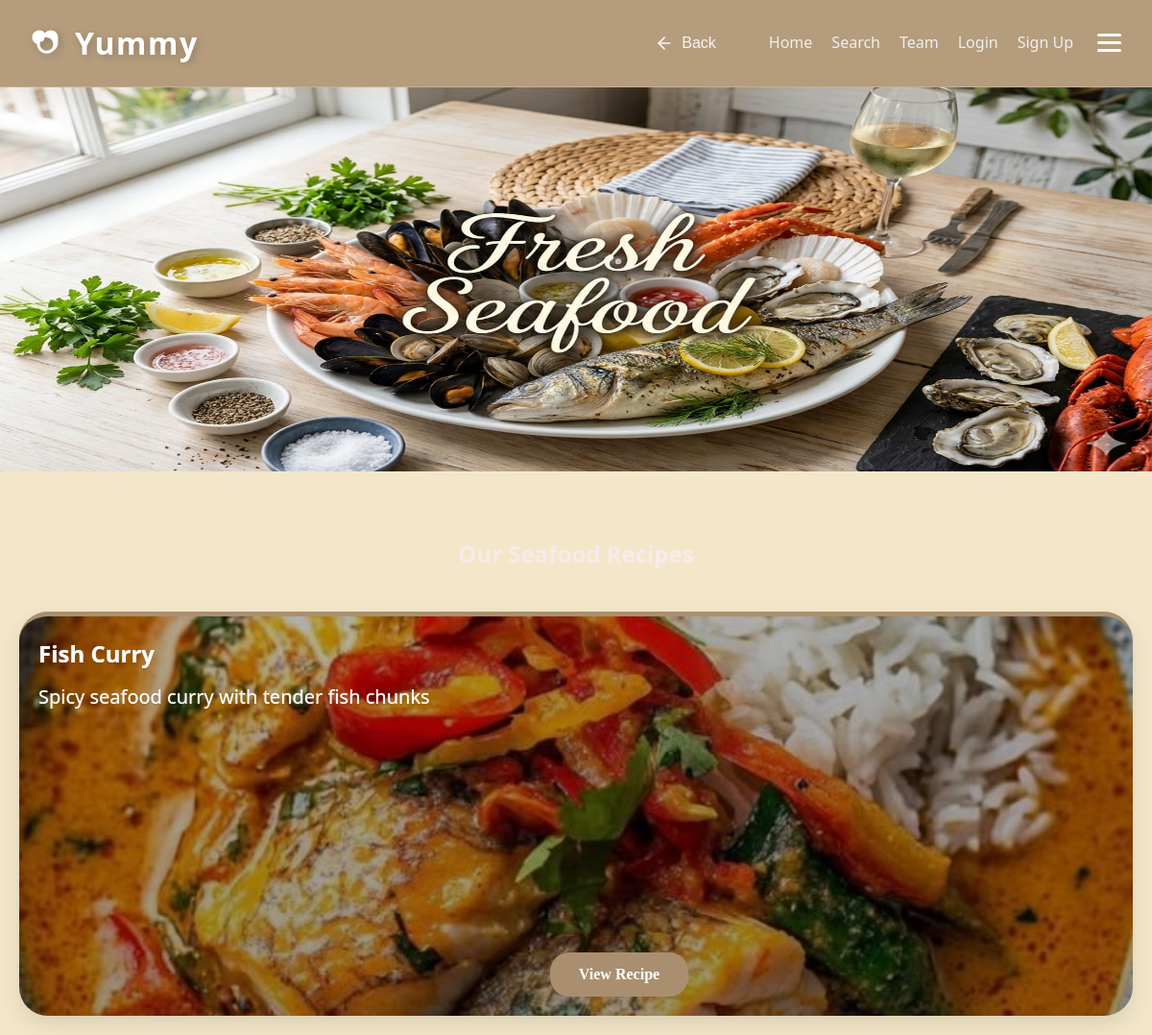
Screenshot of /seafood/ with the database file from the repository.
### recipes/models.py (models this page shows, shortened)
class Recipe(models.Model):
    DIET_CHOICES = [
        ('all', 'General / Non-Specific'),
        ('keto', 'Keto Friendly'),
        ('vegan', 'Vegan / Vegetarian'),
        ('protein', 'High Protein'),
        ('gluten-free', 'Gluten-Free'),
    ]
    title = models.CharField(max_length=200, verbose_name="Recipe Title")
    slug = models.SlugField(unique=True, blank=True, null=True)
    description = models.TextField(help_text="Briefly describe the dish")
    ingredients = models.TextField(help_text="Separate ingredients with a comma or new line")
    instructions = models.TextField()
    image = models.ImageField(upload_to='recipes/%Y/%m/%d/', default='default_recipe.jpg')
    category = models.ForeignKey(Category, on_delete=models.SET_NULL, null=True, related_name='recipes')
    author = models.ForeignKey(User, on_delete=models.CASCADE, related_name='my_recipes')
    diet_type = models.CharField(max_length=20, choices=DIET_CHOICES, default='all',null=True,blank=True)
    prep_time = models.PositiveIntegerField(default=30, help_text="Preparation time in minutes",null=True,blank=True)
    calories = models.PositiveIntegerField(default=500, help_text="Calories per serving",null=True,blank=True)
    created_at = models.DateTimeField(auto_now_add=True)
    updated_at = models.DateTimeField(auto_now=True)
    class Meta:
        ordering = ['-created_at']
        verbose_name = "Recipe"
        verbose_name_plural = "Recipes"

### recipes/views.py (the view, shortened to what this page needs)
# urls.py: path("seafood/", views.category_detail, {'category_name': 'Seafood'}, name="seafood"),
def category_detail(request, category_name):
    category_slug = category_name.lower().replace("-", " ").strip()
    favorite_recipe_ids = []
    if request.user.is_authenticated:
        favorite_recipe_ids = Favorite.objects.filter(user=request.user).values_list('recipe_id', flat=True)
    category_obj = get_object_or_404(Category, name__iexact=category_slug)
    recipes = Recipe.objects.filter(category=category_obj)
    category_slug = category_slug.lower()
    clean_name = category_slug.replace(" ", "_").replace("-", "_")
    simple_name = category_slug.replace(" ", "").replace("-", "")
    hub_templates = {
        'bakery': 'recipes/bakery/bakery.html',
        'main dish': 'recipes/main_dish/maindish.html',
        'healthy': 'recipes/healthy/Healthy Food.html',
        'drinks': 'recipes/drinks/drinks.html',
        'dessert': 'recipes/desserts/dessert.html',
        'appetizers': 'recipes/appetizers/appetizers.html',
    }
    template_name = hub_templates.get(category_slug)
    if not template_name:
        possible_templates = [
            f"recipes/{clean_name}/{clean_name}.html",
            f"recipes/{clean_name}/{simple_name}.html",
            f"recipes/main_dish/{clean_name}.html",
            f"recipes/main_dish/{simple_name}.html",
            f"recipes/bakery/{clean_name}.html",
            f"recipes/bakery/{simple_name}.html",
            f"recipes/{clean_name}s/{clean_name}.html",
            f"recipes/drinks/{clean_name}.html",
            f"recipes/desserts/{clean_name}.html",
            f"recipes/bakery/macrons.html" if clean_name == "macarons" else None,
        ]
        possible_templates = [t for t in possible_templates if t]
        template_name = None
        for t in possible_templates:
            try:
                get_template(t)
                template_name = t
                break
            except TemplateDoesNotExist:
                continue
        if not template_name:
            template_name = "recipes/recipes.html"
    return render(request, template_name, {
        "recipes": recipes,
        "category": category_obj.name,
        "category_obj": category_obj,
        "favorite_recipe_ids": favorite_recipe_ids
    })

### recipes/templates/recipes/main_dish/seafood.html (shortened to what this page needs)
{% load static %}
<!DOCTYPE html>
<html lang="en">
<head>
    <link rel="stylesheet" href="{% static 'css/style.css' %}" />
    <link rel="stylesheet" href="{% static 'css/maindish.css' %}">
</head>
<body>
    <div id="navbar">
                <nav class="main-nav">
            <div class="nav-left">
                <a href="{% url 'home' %}" class="logo" style="text-decoration: none;">
                    Yummy
                </a>
            </div>
            <div class="nav-right">
                <button class="nav-back-btn" onclick="window.history.back()" aria-label="Go Back">
                    <svg width="20" height="20" viewBox="0 0 24 24" fill="none" stroke="currentColor" stroke-width="2" stroke-linecap="round" stroke-linejoin="round">
                        <line x1="19" y1="12" x2="5" y2="12"></line>
                        <polyline points="12 19 5 12 12 5"></polyline>
                    </svg>
                    <span>Back</span>
                </button>
                <ul class="nav-links">
                    <li><a href="{% url 'home' %}">Home</a></li>
                    <li><a href="{% url 'search' %}">Search</a></li>
                    <li><a href="{% url 'cover' %}">Team</a></li>
                    {% if user.is_authenticated %}
                        <li><a href="{% url 'favorites' %}">Favorites</a></li>
                        {% if user.is_staff %}
                            <li><a href="{% url 'admin_recipe' %}">Admin</a></li>
                            <li><a href="{% url 'add_recipe' %}">Add Recipe</a></li>
                        {% endif %}
                        <li><a href="{% url 'logout' %}">Logout</a></li>
                    {% else %}
                        <li><a href="{% url 'login' %}">Login</a></li>
                        <li><a href="{% url 'signup' %}">Sign Up</a></li>
                    {% endif %}
                </ul>
                <div class="menu-icon" id="menu-icon-btn">
                    <div class="bar"></div>
                    <div class="bar"></div>
                    <div class="bar"></div>
                </div>
            </div>
        </nav>
    </div>
    <div class="banner">
        <img src="{% static 'maindish/freshseafood.jfif' %}" style="width:100%; height:400px; margin-bottom:30px;">
    </div>
    <h2 class="h2">Our Seafood Recipes</h2>
    <div class="recipes-container">
        {% for recipe in recipes %}
        <div class="recipe-card" id="recipe-{{ recipe.pk }}"
            style="background-image: linear-gradient(rgba(0,0,0,0.3), rgba(0,0,0,0.4)), url('{{ recipe.image.url }}'); background-size: cover; background-position: center;"
            onclick="openCard(event, 'recipe-{{ recipe.pk }}-card')">
            <h2>{{ recipe.title }}</h2>
            <p>{{ recipe.description|truncatewords:15 }}</p>
            <a href="javascript:void(0)" class="btn-main" onclick="openCard(event, 'recipe-{{ recipe.pk }}-card')">View
                Recipe</a>
        </div>
        {% empty %}
        <p style="text-align: center; grid-column: 1/-1;">No seafood recipes found yet. Add some in the Admin panel!</p>
        {% endfor %}
    </div>
</body>
</html>

### recipes/static/css/style.css (style rules this page uses)
:root { --cashmere-brown: #B79986; --silk-white: #f2e7df; --biscuit-glaze: #DCC4B5; --dark-oak: #4E443F; --pure-white: #ffffff; --primary-color: var(--cashmere-brown); --primary-hover: var(--biscuit-glaze); --bg-color: var(--silk-white); --card-bg: var(--pure-white); --text-main: var(--dark-oak); --text-muted: #8E827C; --border-radius: 12px; --shadow-lg: 0 8px 20px rgba(183, 153, 134, 0.1); --transition: all 0.3s ease; }
* { margin: 0; padding: 0; box-sizing: border-box; }
body { font-family: "Segoe UI", Tahoma, Geneva, Verdana, sans-serif; line-height: 1.6; background-color: var(--bg-color); color: var(--text-main); }
#navbar { position: sticky; top: 0; z-index: 1000; background-color: color-mix(in srgb, var(--primary-color) 85%, transparent); backdrop-filter: blur(12px); -webkit-backdrop-filter: blur(12px); border-bottom: 1px solid rgba(255, 255, 255, 0.2); box-shadow: 0 8px 32px color-mix(in srgb, var(--primary-color) 20%, transparent); padding: 1.2rem 2rem; transition: var(--transition); }
.main-nav { display: flex; justify-content: space-between; align-items: center; max-width: 1200px; margin: 0 auto; }
.nav-right { display: flex; align-items: center; gap: 25px; }
.logo { display: flex; align-items: center; gap: 10px; color: #fff; font-size: 2rem; font-weight: 900; letter-spacing: 1.5px; text-shadow: 2px 2px 8px rgba(0, 0, 0, 0.2); transition: transform 0.3s ease; }
.logo svg { width: 36px; height: 36px; filter: drop-shadow(2px 2px 4px rgba(0, 0, 0, 0.2)); }
.nav-left { display: flex; align-items: center; }
.nav-back-btn { display: flex; align-items: center; gap: 8px; background: transparent !important; color: white !important; border: none; font-weight: 500; font-size: 1rem; cursor: pointer; padding: 5px 10px; border-radius: 8px; transition: var(--transition); opacity: 0.9; }
.nav-back-btn svg { transition: transform 0.3s ease; }
.nav-links { display: flex; list-style: none; }
.nav-links li { margin-left: 20px; }
.nav-links a { color: #ecf0f1; text-decoration: none; font-weight: 500; position: relative; padding-bottom: 4px; transition: var(--transition); }
.nav-links a::after { content: ''; position: absolute; width: 0; height: 2px; bottom: 0; left: 0; background-color: var(--primary-hover); transition: width 0.3s ease; }
button, .btn-main { background-color: var(--primary-color) !important; color: white !important; padding: 12px 25px; border: none; border-radius: var(--input-radius); font-weight: bold; cursor: pointer; transition: var(--transition); text-decoration: none; display: inline-block; text-align: center; }
.recipes-container { display: grid; grid-template-columns: repeat( 3,1fr); gap: 25px; padding: 20px; max-width: 1200px; margin: 0 auto; }
.recipe-card { background: var(--card-bg); border-radius: var(--border-radius); padding: 25px; box-shadow: var(--shadow-lg); transition: var(--transition); border-top: 5px solid var(--primary-color); }
.nav-links { display: flex !important; list-style: none; }
.menu-icon { cursor: pointer; display: flex; flex-direction: column; justify-content: center; gap: 5px; transition: transform 0.3s ease; }
.bar { width: 25px; height: 3px; background-color: white; border-radius: 2px; transition: background-color 0.3s ease; }
.recipes-container { display: grid; grid-template-columns: repeat(3, 1fr); gap: 35px; padding: 25px; max-width: 1200px; margin: 0 auto; }

### rows the page displays
Recipe: image (picture), title "Fish Curry", description "Spicy seafood curry with tender fish chunks"
